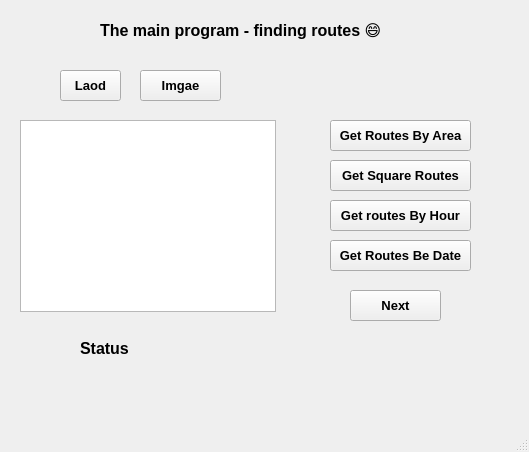
<?xml version="1.0" encoding="UTF-8"?>
<ui version="4.0">
 <class>MainWindow</class>
 <widget class="QMainWindow" name="MainWindow">
  <property name="geometry">
   <rect>
    <x>0</x>
    <y>0</y>
    <width>529</width>
    <height>452</height>
   </rect>
  </property>
  <property name="windowTitle">
   <string>MainWindow</string>
  </property>
  <widget class="QWidget" name="centralwidget">
   <widget class="QLabel" name="main">
    <property name="geometry">
     <rect>
      <x>100</x>
      <y>20</y>
      <width>331</width>
      <height>20</height>
     </rect>
    </property>
    <property name="font">
     <font>
      <pointsize>12</pointsize>
      <weight>75</weight>
      <bold>true</bold>
     </font>
    </property>
    <property name="text">
     <string>The main program - finding routes 😄</string>
    </property>
   </widget>
   <widget class="QToolButton" name="BTlaod">
    <property name="geometry">
     <rect>
      <x>60</x>
      <y>70</y>
      <width>61</width>
      <height>31</height>
     </rect>
    </property>
    <property name="font">
     <font>
      <pointsize>10</pointsize>
      <weight>75</weight>
      <bold>true</bold>
     </font>
    </property>
    <property name="text">
     <string>Laod</string>
    </property>
   </widget>
   <widget class="QToolButton" name="BTimg">
    <property name="geometry">
     <rect>
      <x>140</x>
      <y>70</y>
      <width>81</width>
      <height>31</height>
     </rect>
    </property>
    <property name="font">
     <font>
      <pointsize>10</pointsize>
      <weight>75</weight>
      <bold>true</bold>
     </font>
    </property>
    <property name="text">
     <string>Imgae</string>
    </property>
   </widget>
   <widget class="QPushButton" name="BTnext">
    <property name="geometry">
     <rect>
      <x>350</x>
      <y>290</y>
      <width>91</width>
      <height>31</height>
     </rect>
    </property>
    <property name="font">
     <font>
      <pointsize>10</pointsize>
      <weight>75</weight>
      <bold>true</bold>
     </font>
    </property>
    <property name="text">
     <string>Next</string>
    </property>
   </widget>
   <widget class="QToolButton" name="BTdate">
    <property name="geometry">
     <rect>
      <x>330</x>
      <y>240</y>
      <width>141</width>
      <height>31</height>
     </rect>
    </property>
    <property name="font">
     <font>
      <pointsize>10</pointsize>
      <weight>75</weight>
      <bold>true</bold>
     </font>
    </property>
    <property name="text">
     <string>Get Routes Be Date</string>
    </property>
   </widget>
   <widget class="QToolButton" name="BTarea">
    <property name="geometry">
     <rect>
      <x>330</x>
      <y>120</y>
      <width>141</width>
      <height>31</height>
     </rect>
    </property>
    <property name="font">
     <font>
      <pointsize>10</pointsize>
      <weight>75</weight>
      <bold>true</bold>
     </font>
    </property>
    <property name="text">
     <string>Get Routes By Area</string>
    </property>
   </widget>
   <widget class="QToolButton" name="BTsquare">
    <property name="geometry">
     <rect>
      <x>330</x>
      <y>160</y>
      <width>141</width>
      <height>31</height>
     </rect>
    </property>
    <property name="font">
     <font>
      <pointsize>10</pointsize>
      <weight>75</weight>
      <bold>true</bold>
     </font>
    </property>
    <property name="text">
     <string>Get Square Routes</string>
    </property>
   </widget>
   <widget class="QToolButton" name="BThour">
    <property name="geometry">
     <rect>
      <x>330</x>
      <y>200</y>
      <width>141</width>
      <height>31</height>
     </rect>
    </property>
    <property name="font">
     <font>
      <pointsize>10</pointsize>
      <weight>75</weight>
      <bold>true</bold>
     </font>
    </property>
    <property name="text">
     <string>Get routes By Hour</string>
    </property>
   </widget>
   <widget class="QLabel" name="status">
    <property name="geometry">
     <rect>
      <x>80</x>
      <y>340</y>
      <width>81</width>
      <height>16</height>
     </rect>
    </property>
    <property name="font">
     <font>
      <pointsize>12</pointsize>
      <weight>75</weight>
      <bold>true</bold>
     </font>
    </property>
    <property name="text">
     <string>Status</string>
    </property>
   </widget>
   <widget class="QGraphicsView" name="graphicsView">
    <property name="geometry">
     <rect>
      <x>20</x>
      <y>120</y>
      <width>256</width>
      <height>192</height>
     </rect>
    </property>
   </widget>
  </widget>
  <widget class="QMenuBar" name="menubar">
   <property name="geometry">
    <rect>
     <x>0</x>
     <y>0</y>
     <width>529</width>
     <height>21</height>
    </rect>
   </property>
  </widget>
  <widget class="QStatusBar" name="statusbar"/>
 </widget>
 <resources/>
 <connections/>
</ui>
